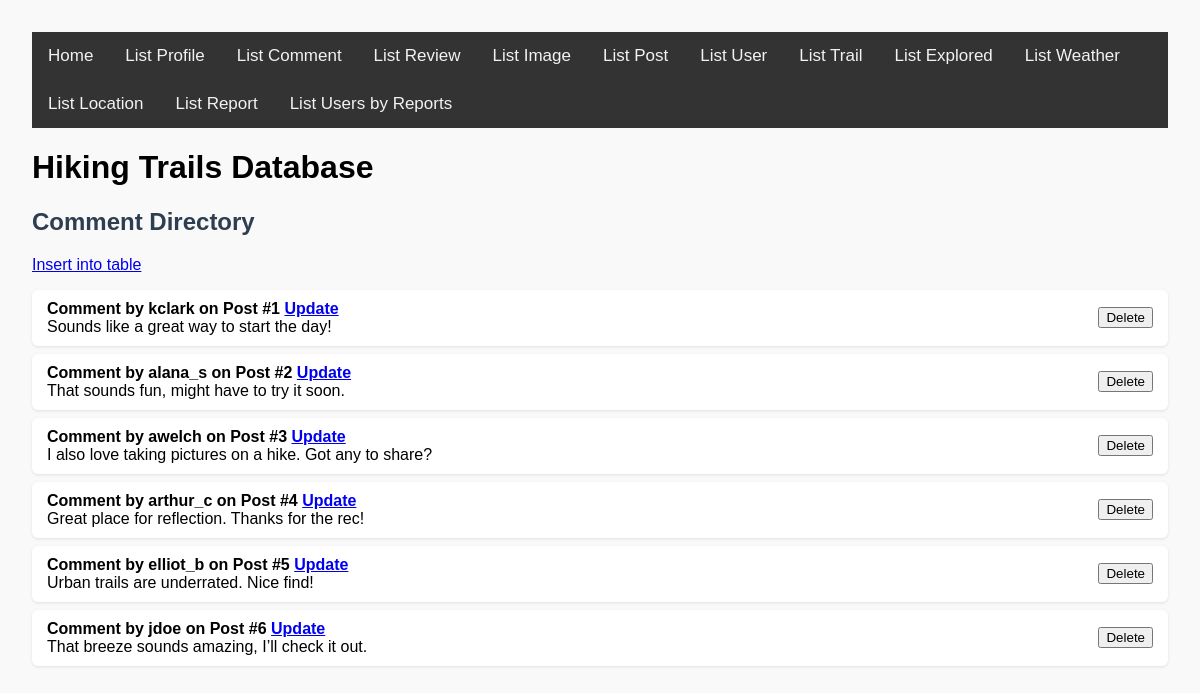
/list_comment.php, run on the app's committed database.
### tables this page shows
CREATE TABLE `comment` (
  `CommentID` int(11) NOT NULL AUTO_INCREMENT PRIMARY KEY,
  `PostID` int(11) NOT NULL,
  `Username` varchar(64) NOT NULL,
  `Description` varchar(255) NOT NULL,
  FOREIGN KEY (`PostID`) REFERENCES `post`(`PostID`) ON DELETE CASCADE,
  FOREIGN KEY (`Username`) REFERENCES `profile`(`Username`) ON DELETE CASCADE
);

### list_comment.php (the view, shortened to what this page needs)
<?php
require_once 'render.php';
?>
<!DOCTYPE html>
<html lang="en">
<head>
    <link rel="stylesheet" href="base.css">
</head>
<body>
<?php require_once 'header.inc.php'; ?>
<div>
    <h2>Comment Directory</h2>
    <a href="./insert.php?table=comment">Insert into table</a>
    <?php
    $conn = new mysqli($servername, $username, $password, $database, $port, $socket);
    $sql = "SELECT CommentID, PostID, Username, Description FROM comment";
    $stmt = $conn->prepare($sql);
    $stmt->execute();
    $comment_id = $post_id = $username = $description = null;
    render_rows(
        $stmt,
        function ($comment_id, $post_id, $username, $description) {
            $editLink = "<a href='update_comment.php?id=" . urlencode($comment_id) . "'>Update</a>";
            $title = "Comment by $username on Post #$post_id $editLink";
            return get_row_title($title) . "<br>" . get_row_sub($description);
        },
        "CommentID",
        "comment",
        false,
        $comment_id, $post_id, $username, $description
    );
    ?>
</div>
</body>
</html>

### render.php (shortened to what this page needs)
<?php
function render_rows(
    mysqli_stmt $stmt,
    callable $get_row_func,
    string $primary_key_column,
    string $table_name,
    bool $is_composite = false,
    &$bound_var,
    &...$bound_vars
): void {
    $stmt->execute();
    $stmt->bind_result($bound_var, ...$bound_vars);
    $rows = [];
    while ($stmt->fetch()) {
        $row = [$bound_var];
        foreach ($bound_vars as $var) {
            $row[] = $var;
        }
        $rows[] = $row;
    }
    echo "<ul class='row-list'>";
    foreach ($rows as $row_data) {
        $clean_var = htmlspecialchars($row_data[0]);
        $form_fields = "";
        $row_id = $clean_var;
        echo "<li style='display: flex; justify-content: space-between; align-items: center; flex-direction: row;'>
            <div>" . $get_row_func(...$row_data) . "</div>";
        if (!empty($primary_key_column)) {
            echo "<form method='POST' style='margin-left: 1em;' onsubmit=\"return confirm('Delete this row?');\">
                <input type='hidden' name='row_id' value='" . $row_id . "'>
                <input type='hidden' name='table' value='" . $table_name . "'>
                $form_fields
                <button type='submit' class='delete-btn'>Delete</button>
            </form>";
        }
        echo "</li>";
    }
    echo "</ul>";
}
function get_row_title(string $column_data): string {
    return "<strong>" . $column_data . "</strong>";
}
function get_row_sub(string $column_data): string {
    return  $column_data;
}
?>

### base.css (style rules this page uses)
body { font-family: Arial, sans-serif; margin: 2em; background-color: #f9f9f9; }
h2 { color: #2c3e50; }
ul.row-list { list-style: none; padding: 0; }
ul.row-list li, .insert-input-div { background: #ffffff; padding: 10px 15px; margin: 8px 0; border-radius: 6px; box-shadow: 0 1px 3px rgba(0, 0, 0, 0.1); }

### data on the page
comment: column_data "Comment by kclark on Post #1", description "Sounds like a great way to start the day!"
comment: column_data "Comment by alana_s on Post #2", description "That sounds fun, might have to try it soon."
comment: column_data "Comment by awelch on Post #3", description "I also love taking pictures on a hike. Got any to share?"
comment: column_data "Comment by arthur_c on Post #4", description "Great place for reflection. Thanks for the rec!"
comment: column_data "Comment by elliot_b on Post #5", description "Urban trails are underrated. Nice find!"
comment: column_data "Comment by jdoe on Post #6", description "That breeze sounds amazing, I’ll check it out."
